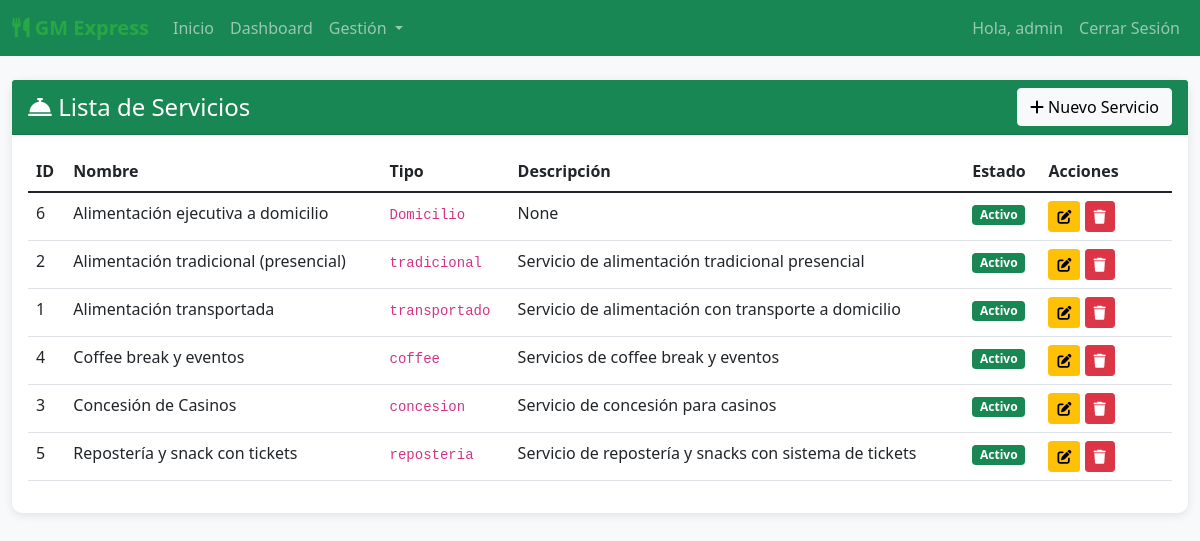
The page /servicios/ (signed in) on the database its author committed.
### catalogo/models.py (models this page shows, shortened)
class Servicio(models.Model):
    nombre = models.CharField(max_length=100, null=False)
    imagen = models.CharField(max_length=255, default='default.jpg')
    servicio_tipo = models.CharField(max_length=50, null=False)
    descripcion = models.CharField(max_length=200, null=True, blank=True)
    estado = models.CharField(max_length=1, default='1')
    class Meta:
        db_table = 'servicio'
        verbose_name = 'Servicio'
        verbose_name_plural = 'Servicios'

### catalogo/views.py (the view)
# urls.py: path('servicios/', catalogo_vista.servicio_lista, name='servicio_lista'),
@login_required
def servicio_lista(request):
    servicios = Servicio.objects.all().order_by('nombre')
    context = {'servicios': servicios}
    return render(request, 'templateCatalogo/servicio_lista.html', context)

### templates/templateCatalogo/servicio_lista.html (shortened to what this page needs)
{% extends 'base_crud.html' %}
{% block content %}
<div class="row">
    <div class="col-12">
        <div class="card">
            <div class="card-header bg-success text-white d-flex justify-content-between align-items-center">
                <h4 class="mb-0"><i class="fas fa-concierge-bell"></i> Lista de Servicios</h4>
                <a href="{% url 'servicio_crear' %}" class="btn btn-light"><i class="fas fa-plus"></i> Nuevo Servicio</a>
            </div>
            <div class="card-body">
                <div class="table-responsive">
                    <table class="table table-hover">
                        <thead>
                            <tr>
                                <th>ID</th>
                                <th>Nombre</th>
                                <th>Tipo</th>
                                <th>Descripción</th>
                                <th>Estado</th>
                                <th class="table-actions">Acciones</th>
                            </tr>
                        </thead>
                        <tbody>
                            {% for servicio in servicios %}
                            <tr>
                                <td>{{ servicio.id }}</td>
                                <td>{{ servicio.nombre }}</td>
                                <td><code>{{ servicio.servicio_tipo }}</code></td>
                                <td>{{ servicio.descripcion|truncatewords:10 }}</td>
                                <td>
                                    {% if servicio.estado == '1' %}
                                    <span class="badge bg-success">Activo</span>
                                    {% else %}
                                    <span class="badge bg-secondary">Inactivo</span>
                                    {% endif %}
                                </td>
                                <td>
                                    <a href="{% url 'servicio_editar' servicio.pk %}" class="btn btn-sm btn-warning"><i class="fas fa-edit"></i></a>
                                    <a href="{% url 'servicio_eliminar' servicio.pk %}" class="btn btn-sm btn-danger"><i class="fas fa-trash"></i></a>
                                </td>
                            </tr>
                            {% empty %}
                            <tr><td colspan="6" class="text-center">No hay servicios registrados.</td></tr>
                            {% endfor %}
                        </tbody>
                    </table>
                </div>
            </div>
        </div>
    </div>
</div>
{% endblock %}

### templates/base_crud.html (shortened to what this page needs)
<!DOCTYPE html>
<html lang="es">
<head>
    <link href="https://cdn.jsdelivr.net/npm/bootstrap@5.1.3/dist/css/bootstrap.min.css" rel="stylesheet">
    <link href="https://cdnjs.cloudflare.com/ajax/libs/font-awesome/6.0.0/css/all.min.css" rel="stylesheet">
</head>
<body>
    <nav class="navbar navbar-expand-lg navbar-dark bg-success">
        <div class="container-fluid">
            <a class="navbar-brand" href="{% url 'inicio' %}">
                <i class="fas fa-utensils"></i> GM Express
            </a>
            <div class="collapse navbar-collapse" id="navbarNav">
                <ul class="navbar-nav me-auto">
                    <li class="nav-item">
                        <a class="nav-link" href="{% url 'inicio' %}">Inicio</a>
                    </li>
                    {% if user.is_authenticated %}
                    <li class="nav-item">
                        <a class="nav-link" href="{% url 'dashboard' %}">Dashboard</a>
                    </li>
                    <li class="nav-item dropdown">
                        <a class="nav-link dropdown-toggle" href="#" id="navbarDropdown" role="button" data-bs-toggle="dropdown">
                            Gestión
                        </a>
                    </li>
                    {% endif %}
                </ul>
                <ul class="navbar-nav">
                    {% if user.is_authenticated %}
                    <li class="nav-item">
                        <span class="nav-link">Hola, {{ user.username }}</span>
                    </li>
                    <li class="nav-item">
                        <a class="nav-link" href="{% url 'logout' %}">Cerrar Sesión</a>
                    </li>
                    {% else %}
                    <li class="nav-item">
                        <a class="nav-link" href="{% url 'login' %}">Iniciar Sesión</a>
                    </li>
                    {% endif %}
                </ul>
            </div>
        </div>
    </nav>
    <div class="container-fluid mt-4">
        {% block content %}{% endblock %}
    </div>
</body>
</html>

### templates/base_crud.html (style rules this page uses)
body { background-color: #f8f9fa; }
.navbar-brand { font-weight: bold; color: #28a745 !important; }
.card { border: none; border-radius: 10px; box-shadow: 0 2px 10px rgba(0, 0, 0, 0.1); margin-bottom: 20px; }
.table-actions { min-width: 120px; }

### rows shown on the page
Servicio: id "6", nombre "Alimentación ejecutiva a domicilio", servicio_tipo "Domicilio", descripcion "None", estado "Activo"
Servicio: id "2", nombre "Alimentación tradicional (presencial)", servicio_tipo "tradicional", descripcion "Servicio de alimentación tradicional presencial", estado "Activo"
Servicio: id "1", nombre "Alimentación transportada", servicio_tipo "transportado", descripcion "Servicio de alimentación con transporte a domicilio", estado "Activo"
Servicio: id "4", nombre "Coffee break y eventos", servicio_tipo "coffee", descripcion "Servicios de coffee break y eventos", estado "Activo"
Servicio: id "3", nombre "Concesión de Casinos", servicio_tipo "concesion", descripcion "Servicio de concesión para casinos", estado "Activo"
Servicio: id "5", nombre "Repostería y snack con tickets", servicio_tipo "reposteria", descripcion "Servicio de repostería y snacks con sistema de tickets", estado "Activo"

### other values the page prints
{{ user.username }} "admin"
